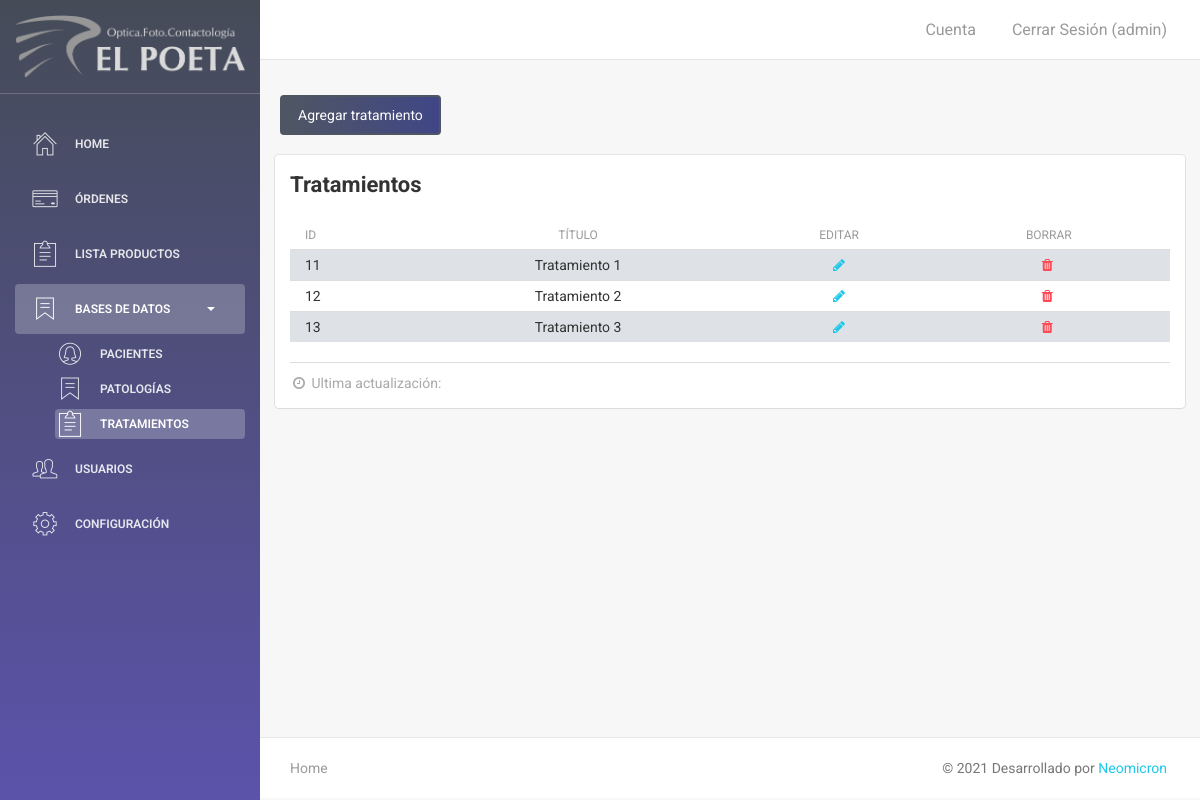
Page /tratamientos.php (signed in) on the committed database.
### tables this page shows
CREATE TABLE `tratamientos` (
  `id_tratamiento` int(11) NOT NULL,
  `titulo` varchar(100) NOT NULL
);

### tratamientos.php (called while the page is built, shortened)
<?php
require 'config/conexion.php';
$result = $con->PREPARE("SELECT * FROM tratamientos");
$result->execute();
$tratamientos = $result->fetchAll();
require 'views/tratamientos.view.php';
 ?>

### views/tratamientos.view.php (the view, shortened to what this page needs)
<?php require 'views/header.php' ?>
<div class="wrapper">
    <?php include 'views/sidebar.php' ?>
    <?php include 'views/navbar.php' ?>
        <div class="content">
            <div class="container-fluid">
                <div class="row mb-4 d-flex">
                    <a class="btn btn-primary m-2" data-toggle="modal" data-target="#modal_add_tratamiento_ajax">Agregar tratamiento</a>
                </div>
                <div class="row">
                    <div class="col-12">
                        <div class="card">
                            <div class="header">
                                <h4 class="title"><strong>Tratamientos</strong></h4>
                            </div>
                            <div class="content">
                                <table style="width:100%; border-radius: 6px" class="display table table-striped table-sm" id="tabla_categorias">
                                <thead class="tabla-thead white-text">
                                    <th>ID</th>
                                    <th class="text-center">Título</th>
                                    <th class="text-center">Editar</th>
                                    <th class="text-center">Borrar</th>
                                </thead>
                                <tbody>
                                    <?php if (isset($tratamientos)): ?>
                                        <?php foreach ($tratamientos as $tratamiento): ?>
                                            <tr>
                                                <td><?php echo $tratamiento['id_tratamiento'] ?></td>
                                                <td class="text-center"><?php echo $tratamiento['titulo'] ?></td>
                                                <td class="text-center"><a href="editar_tratamiento.php?id=<?php echo $tratamiento['id_tratamiento'] ?>"><i class="fa fa-pencil"></i></a></td>
                                                <td class="text-center"><a data-toggle="modal" data-target="#modalConfirmDelete<?php echo $tratamiento['id_tratamiento']; ?>"><i class="fa fa-trash text-danger"></i></a></td>
                                            </tr>
                                        <?php endforeach ?>
                                    <?php endif ?>
                                </tbody>
                            </table>
                                <div class="footer">
                                    <hr>
                                    <div class="stats">
                                        <i class="fa fa-clock-o"></i> Ultima actualización:
                                    </div>
                                </div>
                            </div>
                        </div>
                    </div>
                </div>
            </div>
        </div>
<?php include 'views/footer.php' ?>

### assets/css/style.css (style rules this page uses)
.table-striped>tbody>tr:nth-of-type(odd) { background-color:#dee2e6 }
.table > tbody > tr > td { padding: 5px; }

### rows in the picture
tratamientos: id_tratamiento "11", titulo "Tratamiento 1"
tratamientos: id_tratamiento "12", titulo "Tratamiento 2"
tratamientos: id_tratamiento "13", titulo "Tratamiento 3"

### other values in the picture
$usuario_login "admin"
